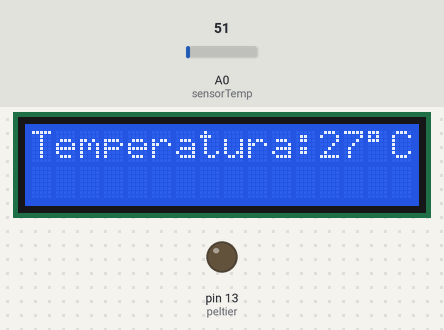
This sketch was run on a simulated Arduino Uno, built with avr-gcc and run on an emulated ATmega328P. Parts: 16×2 character LCD, output pins drawn as LEDs (lit = HIGH). Inputs (shaded band) come from the test bench; at power-on: A0 (sensorTemp) = 51.

Above: at 1.2 s.
1.3 s: A0 (sensorTemp) set to 62
At 3.8 s:
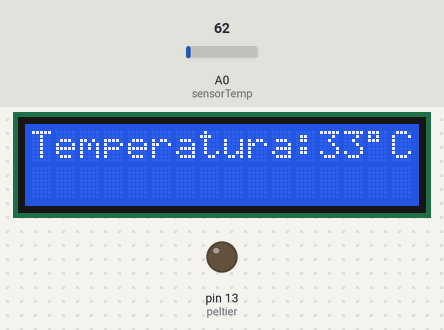
4.3 s: A0 (sensorTemp) set to 74
At 6.12 s:
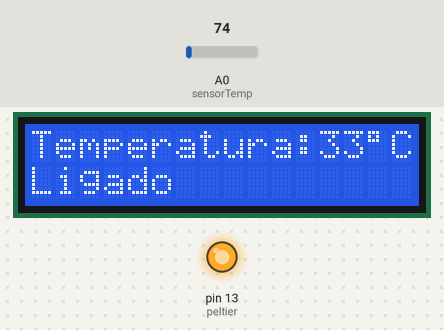
7.3 s: A0 (sensorTemp) set to 86
At 9.6 s:
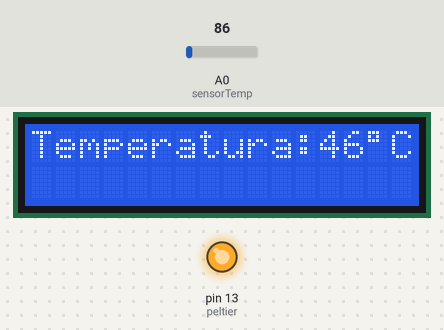
Timing chart, 0 to 11.1 s (numbered marks = the images above; inputs shaded):
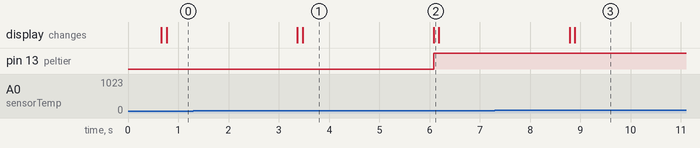

The sketch:

ProjetoPeltier.ino
```cpp
#include <LiquidCrystal.h>
#include <Limits.h>

const int sensorTemp= 0;

int peltier = 13;
int tempPin = 0;
int valorSensorTemp = 0;
int valorTemp = INT_MAX;

LiquidCrystal lcd(9,8,5,4,3,2);

void setup(){
  pinMode(peltier, OUTPUT);
  lcd.begin(16,2);
}
void loop(){
  valorTemp = INT_MAX;
  for(int i=1; i<=6; i++){
    valorSensorTemp = analogRead(sensorTemp);
    valorSensorTemp *= 0.54;
    if (valorSensorTemp < valorTemp){
      valorTemp = valorSensorTemp;
    }
    delay(100);
  }
  if (valorTemp > 35){
    lcd.setCursor(0,1);
    lcd.write("Ligado");
    digitalWrite(peltier, HIGH);
  }
  else{
    lcd.setCursor(0,1);
    lcd.write("Desligado");
    digitalWrite(peltier, LOW);
  }
  delay(100);

  lcd.clear();
  lcd.print("Temperatura:");
  lcd.print(valorTemp);
  lcd.write(B11011111);
  lcd.print("C");

  delay(2000);
}
```

Measured:
- the behaviour switches between 66 and 67 on A0 (sensorTemp) (found by bisection; images 1 and 2)
- after the input at 1.3 s, the display: first differs from a run without the input after 2.2 s (image 1)
- after the input at 4.3 s, pin 13 (peltier): LOW → HIGH after 1.8 s; the display: changes after 1.8 s (image 2)
- after the input at 7.3 s, the display: first differs from a run without the input after 1.6 s (image 3)
